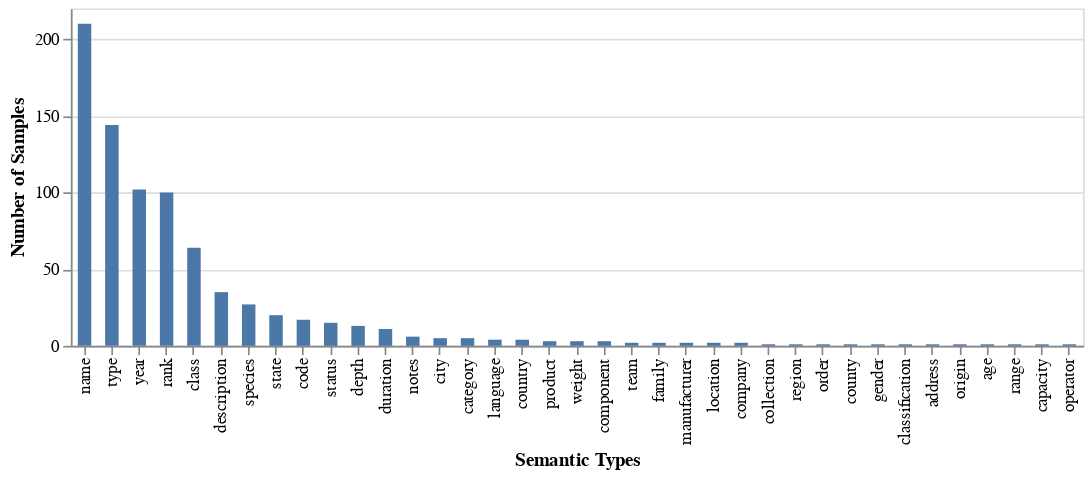

Source (notebook cell):
### Code cell
alt.Chart(type_freq_df.reset_index()).mark_bar(size=8).encode(
    x = alt.X('type:O',
              title = 'Semantic Types',
              sort=alt.EncodingSortField(
                field="count",  
                order="descending")),
    y = alt.Y('count', title='Number of Samples')    
).properties(width=600,height=200)

### Figure 1 — Vega-Lite specification as saved in the notebook (floating-point values rounded to 4 significant figures)
{"config": {"view": {"continuousWidth": 400, "continuousHeight": 300}}, "data": {"name": "data-103790ff067fae166fbc91a4304b34d7"}, "mark": {"type": "bar", "size": 8}, "encoding": {"x": {"field": "type", "sort": {"field": "count", "order": "descending"}, "title": "Semantic Types", "type": "ordinal"}, "y": {"field": "count", "title": "Number of Samples", "type": "quantitative"}}, "height": 200, "width": 600, "$schema": "https://vega.github.io/schema/vega-lite/v4.17.0.json", "datasets": {"data-103790ff067fae166fbc91a4304b34d7": [{"type": "name", "count": 210}, {"type": "type", "count": 144}, {"type": "year", "count": 102}, {"type": "rank", "count": 100}, {"type": "class", "count": 64}, {"type": "description", "count": 35}, {"type": "species", "count": 27}, {"type": "state", "count": 20}, {"type": "code", "count": 17}, {"type": "status", "count": 15}, {"type": "depth", "count": 13}, {"type": "duration", "count": 11}, {"type": "notes", "count": 6}, {"type": "city", "count": 5}, {"type": "category", "count": 5}, {"type": "language", "count": 4}, {"type": "country", "count": 4}, {"type": "product", "count": 3}, {"type": "weight", "count": 3}, {"type": "component", "count": 3}, {"type": "team", "count": 2}, {"type": "family", "count": 2}, {"type": "manufacturer", "count": 2}, {"type": "location", "count": 2}, {"type": "company", "count": 2}, {"type": "collection", "count": 1}, {"type": "region", "count": 1}, {"type": "order", "count": 1}, {"type": "county", "count": 1}, {"type": "gender", "count": 1}, {"type": "classification", "count": 1}, {"type": "address", "count": 1}, {"type": "origin", "count": 1}, {"type": "age", "count": 1}, {"type": "range", "count": 1}, {"type": "capacity", "count": 1}, {"type": "operator", "count": 1}]}}
